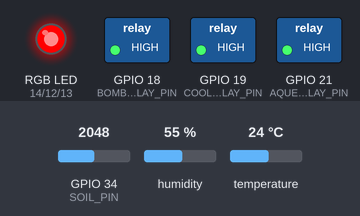
Bench run of a sketch on a simulated ESP32. Shown: switched loads named in the sketch (green lamp = pin HIGH), an RGB LED mixed from three pins (HIGH = lit). Inputs (shaded band) come from the test bench; at power-on: GPIO 34 (SOIL_PIN) = 2048, humidity 55 %, temperature 24 °C. WiFi joins after 1.5 s; servers stay silent unless stated; uploads are accepted with an empty reply; what the sketch prints to the serial monitor is not drawn.

Above: at 0.1 s.
At 0.5 s:
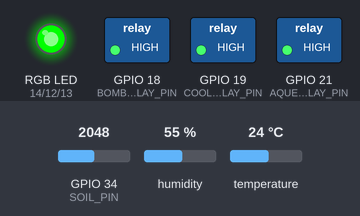
At 0.9 s:
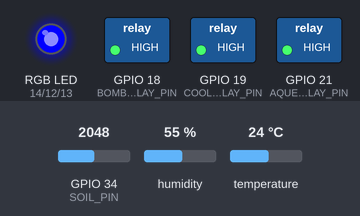
At 2.0 s:
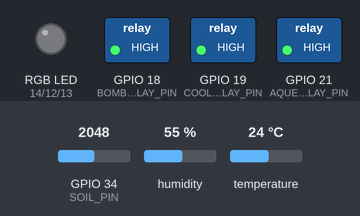
At 3.7 s:
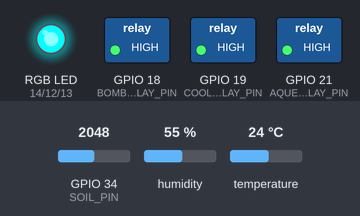
At 5.2 s:
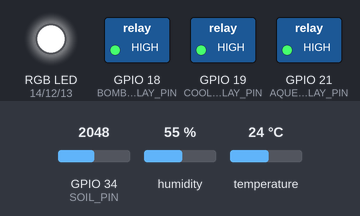
Timing chart, 0 to 27.8 s (numbered marks = the images above):
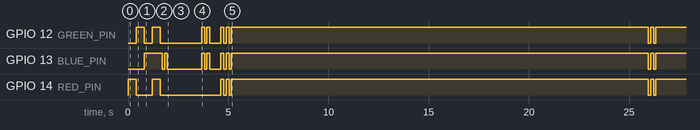

The sketch:

tcc.ino
```cpp
#include <Arduino.h>
#include <WiFi.h>
#include <WiFiClientSecure.h>
#include <HTTPClient.h>
#include <DHT.h>
#include <ArduinoJson.h>
#include <esp_system.h>

// Wi-Fi
struct WifiNetwork {
  const char* ssid;
  const char* password;
};

const WifiNetwork wifiNetworks[] = {
  {"LUCIANA", "casa75nova"},
  {"Dona", "don@12345"},
  {"AMNET_EDUARDO-CASA", "casa5208"}
};
const int wifiNetworkCount = sizeof(wifiNetworks) / sizeof(wifiNetworks[0]);

// API
const char* serverUrl = "https://api-estufa.onrender.com/api/validar";

// DHT11
#define DHTPIN 4
#define DHTTYPE DHT11
DHT dht(DHTPIN, DHTTYPE);

// Sensor capacitivo de solo (AOUT)
#define SOIL_PIN 34
const int soloSecoADC = 3200;
const int soloMolhadoADC = 1500;
const int soloDesconectadoADC = 100;
const int soloFlutuandoADC = 4000;

// LED RGB
#define RED_PIN 14
#define GREEN_PIN 12
#define BLUE_PIN 13

// For common-anode RGB LEDs, set to true to invert channel values.
const bool RGB_COMMON_ANODE = false;

// Modulo de rele: IN1 (bomba) no GPIO18, IN2 (cooler) no GPIO19 e IN3 (aquecedor) no GPIO21.
const int BOMBA_RELAY_PIN = 18;
const int COOLER_RELAY_PIN = 19;
const int AQUECEDOR_RELAY_PIN = 21;
const bool RELE_ATIVO_EM_NIVEL_BAIXO = true;

#if defined(ESP32)
const int PWM_FREQ = 5000;
const int PWM_RESOLUTION = 8;

#if !defined(ESP_ARDUINO_VERSION_MAJOR) || (ESP_ARDUINO_VERSION_MAJOR < 3)
const int PWM_CH_RED = 0;
const int PWM_CH_GREEN = 1;
const int PWM_CH_BLUE = 2;
#endif
#endif

int toPwmValue(int value) {
  int clamped = constrain(value, 0, 255);
  return RGB_COMMON_ANODE ? (255 - clamped) : clamped;
}

void blinkColor(int r, int g, int b, int times, int onMs, int offMs) {
  for (int i = 0; i < times; i++) {
    setColor(r, g, b);
    delay(onMs);
    setColor(0, 0, 0);
    delay(offMs);
  }
}

void initRgb() {
#if defined(ESP32)
#if defined(ESP_ARDUINO_VERSION_MAJOR) && (ESP_ARDUINO_VERSION_MAJOR >= 3)
  ledcAttach(RED_PIN, PWM_FREQ, PWM_RESOLUTION);
  ledcAttach(GREEN_PIN, PWM_FREQ, PWM_RESOLUTION);
  ledcAttach(BLUE_PIN, PWM_FREQ, PWM_RESOLUTION);
#else
  ledcSetup(PWM_CH_RED, PWM_FREQ, PWM_RESOLUTION);
  ledcSetup(PWM_CH_GREEN, PWM_FREQ, PWM_RESOLUTION);
  ledcSetup(PWM_CH_BLUE, PWM_FREQ, PWM_RESOLUTION);
  ledcAttachPin(RED_PIN, PWM_CH_RED);
  ledcAttachPin(GREEN_PIN, PWM_CH_GREEN);
  ledcAttachPin(BLUE_PIN, PWM_CH_BLUE);
#endif
#else
  pinMode(RED_PIN, OUTPUT);
  pinMode(GREEN_PIN, OUTPUT);
  pinMode(BLUE_PIN, OUTPUT);
#endif
}

void setColor(int r, int g, int b) {
  int rv = toPwmValue(r);
  int gv = toPwmValue(g);
  int bv = toPwmValue(b);

#if defined(ESP32)
#if defined(ESP_ARDUINO_VERSION_MAJOR) && (ESP_ARDUINO_VERSION_MAJOR >= 3)
  ledcWrite(RED_PIN, rv);
  ledcWrite(GREEN_PIN, gv);
  ledcWrite(BLUE_PIN, bv);
#else
  ledcWrite(PWM_CH_RED, rv);
  ledcWrite(PWM_CH_GREEN, gv);
  ledcWrite(PWM_CH_BLUE, bv);
#endif
#else
  analogWrite(RED_PIN, rv);
  analogWrite(GREEN_PIN, gv);
  analogWrite(BLUE_PIN, bv);
#endif
}

void setRele(int pin, bool ligado) {
  int nivel = ligado ? HIGH : LOW;
  if (RELE_ATIVO_EM_NIVEL_BAIXO) {
    nivel = ligado ? LOW : HIGH;
  }
  digitalWrite(pin, nivel);
}

void desligarAtuadores() {
  setRele(BOMBA_RELAY_PIN, false);
  setRele(COOLER_RELAY_PIN, false);
  setRele(AQUECEDOR_RELAY_PIN, false);
}

void atualizarAtuadoresDaApi() {
  if (WiFi.status() != WL_CONNECTED) {
    desligarAtuadores();
    return;
  }

  WiFiClientSecure secureClient;
  secureClient.setInsecure();
  HTTPClient http;
  http.begin(secureClient, "https://api-estufa.onrender.com/api/atuadores");
  http.setTimeout(10000);

  int codigoResposta = http.GET();
  if (codigoResposta == HTTP_CODE_OK) {
    JsonDocument doc;
    DeserializationError erro = deserializeJson(doc, http.getString());
    if (!erro) {
      bool bombaLigada = doc["bombaLigada"] | false;
      bool coolerLigado = doc["coolerLigado"] | false;
      // Aquecedor (IN3): fica ligado por menos tempo que os demais reles (limite ja aplicado pela API), por seguranca.
      bool aquecedorLigado = doc["temperaturaLigada"] | false;
      setRele(BOMBA_RELAY_PIN, bombaLigada);
      setRele(COOLER_RELAY_PIN, coolerLigado);
      setRele(AQUECEDOR_RELAY_PIN, aquecedorLigado);

      Serial.print("Bomba: ");
      Serial.println(bombaLigada ? "ligada" : "desligada");
      Serial.print("Cooler: ");
      Serial.println(coolerLigado ? "ligado" : "desligado");
      Serial.print("Aquecedor: ");
      Serial.println(aquecedorLigado ? "ligado" : "desligado");
    } else {
      Serial.println("Erro ao interpretar estado dos atuadores");
      desligarAtuadores();
    }
  } else {
    Serial.print("Erro ao consultar atuadores: ");
    Serial.println(codigoResposta);
    desligarAtuadores();
  }

  http.end();
}

bool connectToNetwork(const char* ssid, const char* password, unsigned long timeoutMs) {
  WiFi.disconnect(true);
  delay(100);
  WiFi.begin(ssid, password);

  unsigned long start = millis();
  while (WiFi.status() != WL_CONNECTED && millis() - start < timeoutMs) {
    delay(500);
    Serial.print(".");
  }

  return WiFi.status() == WL_CONNECTED;
}

void connectToKnownWifi() {
  for (int i = 0; i < wifiNetworkCount; i++) {
    const char* trySsid = wifiNetworks[i].ssid;
    const char* tryPassword = wifiNetworks[i].password;

    Serial.print("Tentando SSID: ");
    Serial.println(trySsid);
    sinalizarConectandoWifi();

    if (connectToNetwork(trySsid, tryPassword, 15000)) {
      Serial.println("\n✅ Conectado ao Wi-Fi!");
      Serial.print("📶 IP do ESP32: ");
      Serial.println(WiFi.localIP());
      sinalizarWifiConectado();
      return;
    }

    Serial.println("Falha ao conectar nesta rede.");
  }

  Serial.println("Nenhuma rede conhecida foi encontrada.");
  setColor(255, 0, 0);
  delay(10000);
  esp_restart();
}

void testarRgbNoBoot() {
  Serial.println("Teste RGB: vermelho -> verde -> azul -> branco -> apagado");
  setColor(255, 0, 0);
  delay(400);
  setColor(0, 255, 0);
  delay(400);
  setColor(0, 0, 255);
  delay(400);
  setColor(255, 255, 255);
  delay(400);
  setColor(0, 0, 0);
}

void sinalizarConectandoWifi() {
  blinkColor(0, 0, 255, 2, 120, 120);
}

void sinalizarWifiConectado() {
  blinkColor(0, 255, 255, 2, 150, 100);
}

void sinalizarEnvioComSucesso() {
  blinkColor(0, 255, 0, 1, 120, 0);
}

void sinalizarFalhaHttp() {
  blinkColor(255, 0, 0, 3, 120, 120);
}

void sinalizarErroJson() {
  blinkColor(255, 255, 255, 2, 150, 120);
}

void sinalizarErroLeitura() {
  blinkColor(255, 0, 255, 2, 150, 120);
}

float lerUmidadeSoloPercentual() {
  long soma = 0;
  const int amostras = 10;

  for (int i = 0; i < amostras; i++) {
    soma += analogRead(SOIL_PIN);
    delay(20);
  }

  int leituraMedia = soma / amostras;

  Serial.print("🔎 Solo ADC bruto: ");
  Serial.println(leituraMedia);

  if (leituraMedia <= soloDesconectadoADC || leituraMedia >= soloFlutuandoADC) {
    return NAN;
  }

  float umidadeSolo = (float)(soloSecoADC - leituraMedia) * 100.0 / (soloSecoADC - soloMolhadoADC);

  if (umidadeSolo < 0) umidadeSolo = 0;
  if (umidadeSolo > 100) umidadeSolo = 100;

  return umidadeSolo;
}

void setup() {
  Serial.begin(115200);
  dht.begin();

  pinMode(SOIL_PIN, INPUT);
  pinMode(BOMBA_RELAY_PIN, OUTPUT);
  pinMode(COOLER_RELAY_PIN, OUTPUT);
  pinMode(AQUECEDOR_RELAY_PIN, OUTPUT);
  desligarAtuadores();

  initRgb();
  testarRgbNoBoot();

  Serial.println("Conectando ao Wi-Fi...");
  connectToKnownWifi();
}

void loop() {
  float temperatura = dht.readTemperature();
  float umidade = dht.readHumidity();
  float umidadeSolo = lerUmidadeSoloPercentual();

  if (isnan(temperatura) || isnan(umidade)) {
    Serial.println("⚠️ Erro na leitura do DHT11 (temperatura/umidade)");
    sinalizarErroLeitura();
    atualizarAtuadoresDaApi();
    delay(10000);
    return;
  }

  if (isnan(umidadeSolo)) {
    Serial.println("⚠️ Sensor de solo desconectado ou sem sinal no GPIO34");
    sinalizarErroLeitura();
    atualizarAtuadoresDaApi();
    delay(10000);
    return;
  }

  Serial.print("🌡️ Temperatura: ");
  Serial.print(temperatura);
  Serial.println(" °C");

  Serial.print("💧 Umidade: ");
  Serial.print(umidade);
  Serial.println(" %");

  Serial.print("🌱 Umidade do solo: ");
  Serial.print(umidadeSolo);
  Serial.println(" %");

  if (WiFi.status() == WL_CONNECTED) {
    WiFiClientSecure secureClient;
    secureClient.setInsecure();
    HTTPClient http;
    http.begin(secureClient, serverUrl);
    http.setTimeout(20000);
    http.addHeader("Content-Type", "application/json");

    String jsonData = "{\"temperatura\": " + String(temperatura, 2) +
                      ", \"umidade\": " + String(umidade, 2) +
                      ", \"umidadeSolo\": " + String(umidadeSolo, 2) + "}";

    int httpResponseCode = http.POST(jsonData);

    Serial.print("POST em: ");
    Serial.println(serverUrl);
    Serial.print("Payload: ");
    Serial.println(jsonData);

    if (httpResponseCode > 0) {
      String response = http.getString();

      Serial.println("📥 Resposta da API:");
      Serial.println(response);

      // Parse JSON
      JsonDocument doc;
      DeserializationError error = deserializeJson(doc, response);

      if (!error) {
        String significado = doc["significado"];
        int r = doc["r"];
        int g = doc["g"];
        int b = doc["b"];

        Serial.print("📘 Significado: ");
        Serial.println(significado);

        Serial.print("🎨 Cor RGB: ");
        Serial.print(r); Serial.print(", ");
        Serial.print(g); Serial.print(", ");
        Serial.println(b);

        sinalizarEnvioComSucesso();
        setColor(r, g, b);
      } else {
        Serial.println("❌ Erro ao interpretar JSON");
        sinalizarErroJson();
        setColor(255, 255, 255);
      }
    } else {
      Serial.print("❌ Erro HTTP: ");
      Serial.println(httpResponseCode);
      sinalizarFalhaHttp();
      setColor(255, 0, 0);
    }

    http.end();
  } else {
    Serial.println("❌ Wi-Fi desconectado");
    sinalizarFalhaHttp();
    setColor(255, 0, 0);

    Serial.println("Tentando reconectar Wi-Fi...");
    connectToKnownWifi();
  }

  atualizarAtuadoresDaApi();

  delay(20000); // Aguarda 20 segundos antes de repetir
}
```

Measured:
- by itself, GPIO 12 (GREEN_PIN): HIGH → LOW at 0.80 s, → HIGH 0.40 s later, → LOW 0.40 s later, → HIGH 2.1 s later, … (16 changes in this stretch)
- by itself, GPIO 13 (BLUE_PIN): HIGH → LOW at 1.7 s, → HIGH 0.12 s later, → LOW 0.12 s later, → HIGH 1.7 s later, … (16 changes in this stretch)
- by itself, GPIO 14 (RED_PIN): HIGH → LOW at 0.40 s, → HIGH 0.80 s later, → LOW 0.40 s later, → HIGH 3.0 s later, … (12 changes in this stretch)
